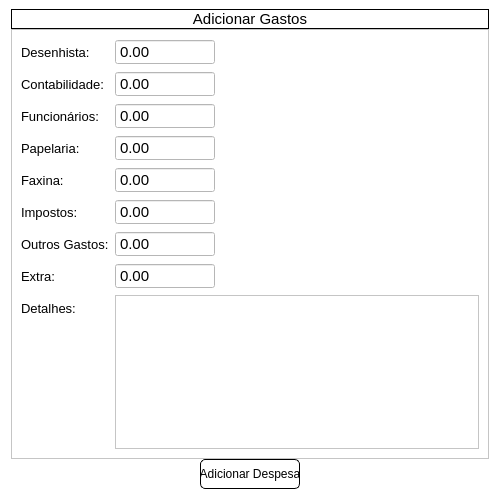
<?xml version="1.0" encoding="UTF-8"?>
<ui version="4.0">
 <class>Dialog</class>
 <widget class="QDialog" name="Dialog">
  <property name="windowModality">
   <enum>Qt::WindowModal</enum>
  </property>
  <property name="geometry">
   <rect>
    <x>0</x>
    <y>0</y>
    <width>500</width>
    <height>500</height>
   </rect>
  </property>
  <property name="minimumSize">
   <size>
    <width>500</width>
    <height>300</height>
   </size>
  </property>
  <property name="maximumSize">
   <size>
    <width>500</width>
    <height>500</height>
   </size>
  </property>
  <property name="windowTitle">
   <string>Dialog</string>
  </property>
  <property name="styleSheet">
   <string notr="true">background-color: rgb(255, 255, 255);</string>
  </property>
  <layout class="QVBoxLayout" name="verticalLayout">
   <property name="spacing">
    <number>0</number>
   </property>
   <property name="topMargin">
    <number>9</number>
   </property>
   <item>
    <widget class="QLabel" name="label_3">
     <property name="font">
      <font>
       <pointsize>11</pointsize>
      </font>
     </property>
     <property name="frameShape">
      <enum>QFrame::Panel</enum>
     </property>
     <property name="frameShadow">
      <enum>QFrame::Plain</enum>
     </property>
     <property name="text">
      <string>Adicionar Gastos</string>
     </property>
     <property name="alignment">
      <set>Qt::AlignCenter</set>
     </property>
    </widget>
   </item>
   <item>
    <widget class="QFrame" name="frame_2">
     <property name="minimumSize">
      <size>
       <width>0</width>
       <height>0</height>
      </size>
     </property>
     <property name="frameShape">
      <enum>QFrame::StyledPanel</enum>
     </property>
     <property name="frameShadow">
      <enum>QFrame::Raised</enum>
     </property>
     <layout class="QFormLayout" name="formLayout_2">
      <property name="topMargin">
       <number>9</number>
      </property>
      <item row="1" column="0">
       <widget class="QLabel" name="label_9">
        <property name="font">
         <font>
          <pointsize>10</pointsize>
          <weight>50</weight>
          <bold>false</bold>
         </font>
        </property>
        <property name="text">
         <string>Desenhista:</string>
        </property>
       </widget>
      </item>
      <item row="1" column="1">
       <widget class="QDoubleSpinBox" name="val_desenhista">
        <property name="maximumSize">
         <size>
          <width>100</width>
          <height>16777215</height>
         </size>
        </property>
        <property name="font">
         <font>
          <pointsize>11</pointsize>
         </font>
        </property>
        <property name="buttonSymbols">
         <enum>QAbstractSpinBox::NoButtons</enum>
        </property>
        <property name="maximum">
         <double>999999999999.000000000000000</double>
        </property>
       </widget>
      </item>
      <item row="2" column="0">
       <widget class="QLabel" name="label_10">
        <property name="font">
         <font>
          <pointsize>10</pointsize>
          <weight>50</weight>
          <bold>false</bold>
         </font>
        </property>
        <property name="text">
         <string>Contabilidade:</string>
        </property>
       </widget>
      </item>
      <item row="2" column="1">
       <widget class="QDoubleSpinBox" name="val_contabilidade">
        <property name="maximumSize">
         <size>
          <width>100</width>
          <height>16777215</height>
         </size>
        </property>
        <property name="font">
         <font>
          <pointsize>11</pointsize>
         </font>
        </property>
        <property name="buttonSymbols">
         <enum>QAbstractSpinBox::NoButtons</enum>
        </property>
        <property name="maximum">
         <double>999999999999.000000000000000</double>
        </property>
       </widget>
      </item>
      <item row="3" column="0">
       <widget class="QLabel" name="label_11">
        <property name="font">
         <font>
          <pointsize>10</pointsize>
          <weight>50</weight>
          <bold>false</bold>
         </font>
        </property>
        <property name="text">
         <string>Funcionários:</string>
        </property>
       </widget>
      </item>
      <item row="3" column="1">
       <widget class="QDoubleSpinBox" name="val_funcionarios">
        <property name="maximumSize">
         <size>
          <width>100</width>
          <height>16777215</height>
         </size>
        </property>
        <property name="font">
         <font>
          <pointsize>11</pointsize>
         </font>
        </property>
        <property name="buttonSymbols">
         <enum>QAbstractSpinBox::NoButtons</enum>
        </property>
        <property name="maximum">
         <double>99999999999.000000000000000</double>
        </property>
       </widget>
      </item>
      <item row="4" column="0">
       <widget class="QLabel" name="label_14">
        <property name="font">
         <font>
          <pointsize>10</pointsize>
          <weight>50</weight>
          <bold>false</bold>
         </font>
        </property>
        <property name="text">
         <string>Papelaria:</string>
        </property>
       </widget>
      </item>
      <item row="4" column="1">
       <widget class="QDoubleSpinBox" name="val_papelaria">
        <property name="maximumSize">
         <size>
          <width>100</width>
          <height>16777215</height>
         </size>
        </property>
        <property name="font">
         <font>
          <pointsize>11</pointsize>
         </font>
        </property>
        <property name="buttonSymbols">
         <enum>QAbstractSpinBox::NoButtons</enum>
        </property>
        <property name="maximum">
         <double>9999999999.000000000000000</double>
        </property>
       </widget>
      </item>
      <item row="5" column="0">
       <widget class="QLabel" name="label_15">
        <property name="font">
         <font>
          <pointsize>10</pointsize>
          <weight>50</weight>
          <bold>false</bold>
         </font>
        </property>
        <property name="text">
         <string>Faxina:</string>
        </property>
       </widget>
      </item>
      <item row="5" column="1">
       <widget class="QDoubleSpinBox" name="val_faxina">
        <property name="maximumSize">
         <size>
          <width>100</width>
          <height>16777215</height>
         </size>
        </property>
        <property name="font">
         <font>
          <pointsize>11</pointsize>
         </font>
        </property>
        <property name="buttonSymbols">
         <enum>QAbstractSpinBox::NoButtons</enum>
        </property>
        <property name="maximum">
         <double>999999999999.000000000000000</double>
        </property>
       </widget>
      </item>
      <item row="6" column="0">
       <widget class="QLabel" name="label_18">
        <property name="font">
         <font>
          <pointsize>10</pointsize>
          <weight>50</weight>
          <bold>false</bold>
         </font>
        </property>
        <property name="text">
         <string>Impostos:</string>
        </property>
       </widget>
      </item>
      <item row="6" column="1">
       <widget class="QDoubleSpinBox" name="val_impostos">
        <property name="maximumSize">
         <size>
          <width>100</width>
          <height>16777215</height>
         </size>
        </property>
        <property name="font">
         <font>
          <pointsize>11</pointsize>
         </font>
        </property>
        <property name="buttonSymbols">
         <enum>QAbstractSpinBox::NoButtons</enum>
        </property>
        <property name="maximum">
         <double>9999999999999.000000000000000</double>
        </property>
       </widget>
      </item>
      <item row="7" column="0">
       <widget class="QLabel" name="label_17">
        <property name="font">
         <font>
          <pointsize>10</pointsize>
          <weight>50</weight>
          <bold>false</bold>
         </font>
        </property>
        <property name="text">
         <string>Outros Gastos:</string>
        </property>
       </widget>
      </item>
      <item row="7" column="1">
       <widget class="QDoubleSpinBox" name="val_outros">
        <property name="maximumSize">
         <size>
          <width>100</width>
          <height>16777215</height>
         </size>
        </property>
        <property name="font">
         <font>
          <pointsize>11</pointsize>
         </font>
        </property>
        <property name="buttonSymbols">
         <enum>QAbstractSpinBox::NoButtons</enum>
        </property>
        <property name="maximum">
         <double>999999999999999.000000000000000</double>
        </property>
       </widget>
      </item>
      <item row="9" column="0">
       <widget class="QLabel" name="label">
        <property name="font">
         <font>
          <pointsize>10</pointsize>
         </font>
        </property>
        <property name="text">
         <string>Detalhes:</string>
        </property>
       </widget>
      </item>
      <item row="9" column="1">
       <widget class="QPlainTextEdit" name="entry_relatorio">
        <property name="font">
         <font>
          <pointsize>11</pointsize>
         </font>
        </property>
       </widget>
      </item>
      <item row="8" column="0">
       <widget class="QLabel" name="label_2">
        <property name="font">
         <font>
          <pointsize>10</pointsize>
         </font>
        </property>
        <property name="text">
         <string>Extra:</string>
        </property>
       </widget>
      </item>
      <item row="8" column="1">
       <widget class="QDoubleSpinBox" name="val_comissao">
        <property name="maximumSize">
         <size>
          <width>100</width>
          <height>16777215</height>
         </size>
        </property>
        <property name="font">
         <font>
          <pointsize>11</pointsize>
         </font>
        </property>
        <property name="buttonSymbols">
         <enum>QAbstractSpinBox::NoButtons</enum>
        </property>
        <property name="maximum">
         <double>999999999999999.000000000000000</double>
        </property>
       </widget>
      </item>
     </layout>
    </widget>
   </item>
   <item alignment="Qt::AlignHCenter">
    <widget class="QPushButton" name="btn_alterar">
     <property name="minimumSize">
      <size>
       <width>100</width>
       <height>30</height>
      </size>
     </property>
     <property name="maximumSize">
      <size>
       <width>100</width>
       <height>30</height>
      </size>
     </property>
     <property name="cursor">
      <cursorShape>PointingHandCursor</cursorShape>
     </property>
     <property name="styleSheet">
      <string notr="true">QPushButton {
	background-color: #ffffff;
	border: 1px solid black;
	border-radius: 5px;
}

QPushButton:hover {
	background-color: rgb(223, 223, 223);
	border: 1px solid black;
	border-radius: 5px;
}

QPushButton:pressed {
	background-color: rgb(200, 200, 200);
	border: 1px solid black;
	border-radius: 5px;
}</string>
     </property>
     <property name="text">
      <string>Adicionar Despesa</string>
     </property>
    </widget>
   </item>
  </layout>
 </widget>
 <resources/>
 <connections/>
</ui>
